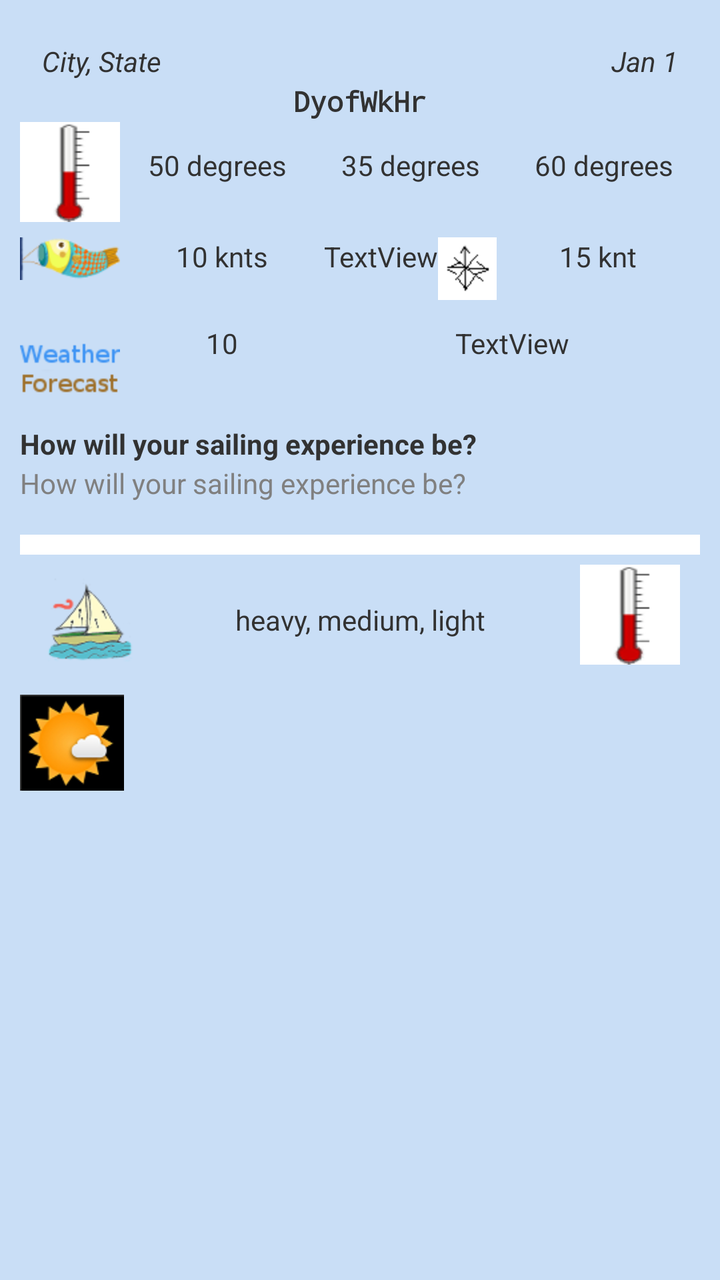
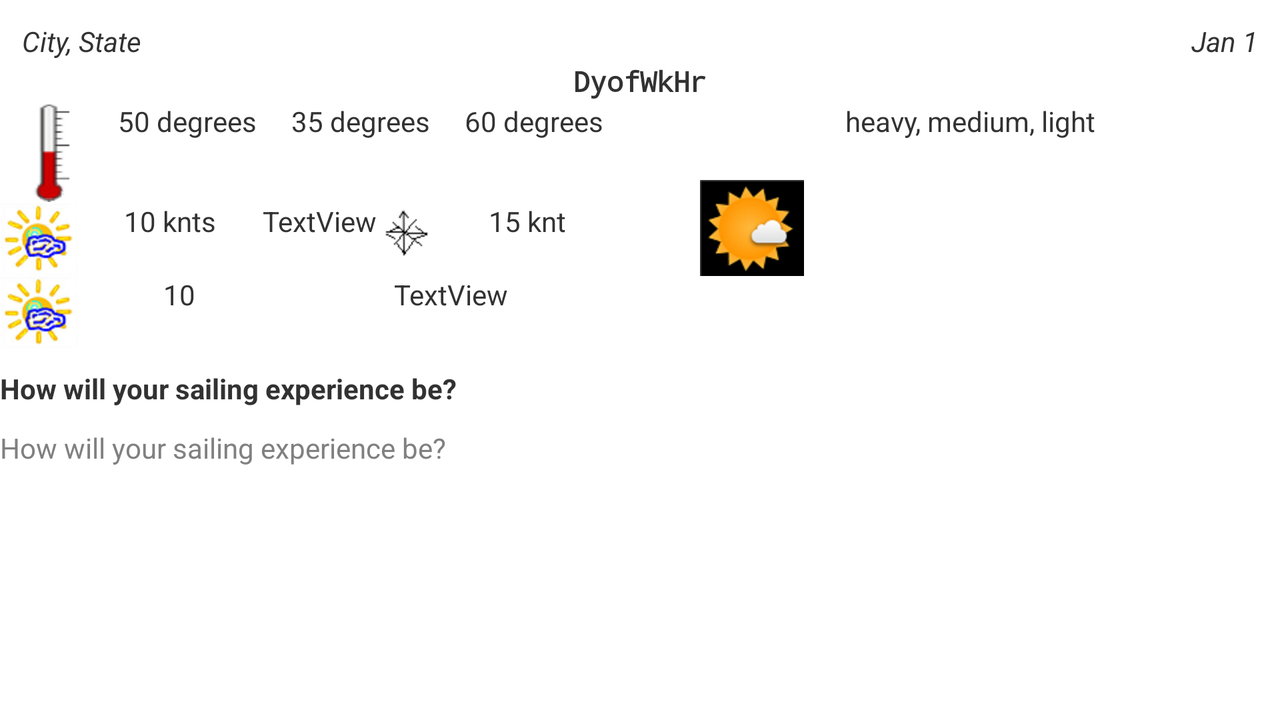

Two renders of one Android screen. The first uses the default layout on a phone; the second uses the alternative layout the repository ships for a different screen configuration, on a matching device. The two XML files are below.
<!-- AndroidManifest.xml: application theme android:Theme.Holo.Light -->
<!-- res/layout/display_weather_layout.xml -->
<?xml version="1.0" encoding="utf-8"?>
<LinearLayout xmlns:android="http://schemas.android.com/apk/res/android"
    android:layout_width="match_parent"
    android:layout_height="match_parent"
    android:orientation="vertical"
    android:background="#c9def6"
    android:padding="10dp" >

    
    
    <LinearLayout
        android:layout_width="match_parent"
        android:layout_height="wrap_content"
        android:orientation="vertical" 
        android:padding="1dp">

        <RelativeLayout
                android:layout_width="fill_parent"
                android:layout_height="fill_parent" 
                android:paddingLeft="10dp"
                android:paddingRight="10dp"
                android:paddingTop="10dp" 
                android:paddingBottom="1dp">
            
	        <TextView
	            android:id="@+id/city_zip"
	            android:layout_width="wrap_content"
	            android:layout_height="wrap_content"
	            android:text="City, State"
	            android:layout_alignParentLeft="true"
	            android:textSize="@dimen/activity_vertical_margin"
	            android:textStyle="italic" />
	        
            <TextView
                android:id="@+id/date_time"
                android:layout_width="wrap_content"
                android:layout_height="wrap_content"
                android:layout_alignParentRight="true"
                android:text="Jan 1"
                android:textSize="@dimen/activity_vertical_margin"
                android:textStyle="italic" />
            
	        	    </RelativeLayout>

        <TextView
            android:id="@+id/day_of_week"
            android:layout_width="match_parent"
            android:layout_height="wrap_content"
            android:gravity="center_vertical|center_horizontal"
            android:text="DyofWkHr"
            android:textSize="@dimen/activity_vertical_margin"
            android:textStyle="bold"
            android:typeface="monospace" />

    </LinearLayout>

    <LinearLayout
        android:layout_width="match_parent"
        android:layout_height="wrap_content">

        <ImageView
            android:id="@+id/temp_icon"
            android:layout_width="wrap_content"
            android:layout_height="wrap_content"
            android:contentDescription="@string/temperature"
            android:src="@drawable/temp_guage" />

        <TextView
            android:id="@+id/temp_hour"
            android:layout_width="wrap_content"
            android:layout_height="wrap_content"
            android:layout_weight="1"
            android:ems="10"
            android:gravity="center_horizontal"
            android:inputType="none"
            android:paddingTop="12dp"
            android:text="50 degrees" />

        <TextView
            android:id="@+id/temp_min"
            android:layout_width="wrap_content"
            android:layout_height="wrap_content"
            android:layout_weight="1"
            android:ems="10"
            android:gravity="center_horizontal"
            android:inputType="none"
            android:paddingTop="12dp"
            android:text="35 degrees" />

        <TextView
            android:id="@+id/temp_max"
            android:layout_width="wrap_content"
            android:layout_height="wrap_content"
            android:layout_weight="1"
            android:ems="10"
            android:gravity="center_horizontal"
            android:inputType="none"
            android:paddingTop="12dp"
            android:text="60 degrees" />

    </LinearLayout>

    <LinearLayout
        android:layout_width="match_parent"
        android:layout_height="wrap_content"
        android:orientation="horizontal" 
        android:layout_marginTop="23px">

        <ImageView
            android:id="@+id/wind_icon"
            android:layout_width="wrap_content"
            android:layout_height="wrap_content"
            android:contentDescription="@string/wind"
            android:src="@drawable/wind_sock_koi" />

        <TextView
            android:id="@+id/wind_sustained"
            android:layout_width="wrap_content"
            android:layout_height="wrap_content"
            android:layout_weight="1"
            android:ems="10"
            android:gravity="center_horizontal"
            android:inputType="none"
            android:text="10 knts" />

        <TextView
            android:id="@+id/compass_direction"
            android:layout_width="wrap_content"
            android:layout_height="wrap_content"
            android:gravity="center_horizontal"
            android:text="TextView" />

        <ImageView
            android:id="@+id/compass_dir_image"
            android:layout_width="wrap_content"
            android:layout_height="wrap_content"
            android:gravity="center_horizontal"
            android:src="@drawable/wind_dir_compass_arrows" />

        <TextView
            android:id="@+id/wind_gust"
            android:layout_width="wrap_content"
            android:layout_height="wrap_content"
            android:gravity="center_horizontal"
            android:layout_weight="1"
            android:ems="10"
            android:text="15 knt" />

    </LinearLayout>

    <LinearLayout
        android:layout_width="match_parent"
        android:layout_height="wrap_content"
        android:paddingTop="12dp"
        android:orientation="horizontal" >

        <ImageView
            android:id="@+id/pop_icon"
            android:layout_width="wrap_content"
            android:layout_height="wrap_content"
            android:contentDescription="@string/pop"
            android:src="@drawable/weather_forecast" />

        <TextView
            android:id="@+id/pop"
            android:layout_width="102dp"
            android:layout_height="wrap_content"
            android:ems="10"
            android:gravity="center_horizontal"
            android:inputType="none"
            android:text="10" />

        <TextView
            android:id="@+id/cloudAmount"
            android:layout_width="match_parent"
            android:layout_height="wrap_content"
            android:gravity="center_horizontal"
            android:text="TextView" />

    </LinearLayout>

    <LinearLayout
        android:layout_width="match_parent"
        android:layout_height="wrap_content"
        android:orientation="vertical" >

        <TextView
            android:id="@+id/LabelSailingExp"
            android:layout_width="wrap_content"
            android:layout_height="20dp"
            android:contentDescription="@string/howIsSailingExperience"
            android:gravity="center_vertical"
            android:text="@string/howIsSailingExperience"
            android:textStyle="bold" />

    </LinearLayout>

    <LinearLayout
        android:layout_width="match_parent"
        android:layout_height="wrap_content" >

        <TextView
            android:id="@+id/sailingExperience"
            android:layout_width="wrap_content"
            android:layout_height="wrap_content"
            android:hint="@string/howIsSailingExperience"
            android:minLines="2" />

    </LinearLayout>

    
    <View
        android:id="@+id/separate_sailing_exp"
        android:layout_width="match_parent"
        android:layout_height="10dp"
        android:background="@android:color/white" />
    
    
	    <RelativeLayout
	        android:layout_width="match_parent"
	        android:layout_height="wrap_content"
	        android:orientation="horizontal"
            android:paddingTop="5dp" 
            android:paddingRight="10dp" 
            android:paddingBottom="10dp" 
	        android:paddingLeft="10dp" >
            
	        <ImageView
	            android:id="@+id/wind_image"
	            android:layout_width="wrap_content"
	            android:layout_height="wrap_content"
	            android:layout_alignParentLeft="true"
	            android:layout_centerInParent="true"
	            android:padding="0dp"
	            android:layout_margin="0dp"
	            android:src="@drawable/sailing_wind01" />

	        <TextView
	            android:id="@+id/weather_predominant_amount"
	            android:layout_width="wrap_content"
	            android:layout_height="wrap_content"
	            android:layout_alignParentRight="false"
	            android:layout_centerInParent="true"
	            android:layout_weight="1"
	            android:ems="10"
	            android:gravity="center_horizontal"
	            android:inputType="none"
	            android:text="heavy, medium, light" />

            <ImageView
                android:id="@+id/temp_image"
                android:layout_width="wrap_content"
                android:layout_height="wrap_content"
                android:layout_alignParentRight="true"
                android:src="@drawable/temp_guage" />

      	    </RelativeLayout>

       <LinearLayout
            android:layout_width="match_parent"
            android:layout_height="wrap_content"
            android:orientation="horizontal" >
    
                <ImageView
                android:id="@+id/weather_predominant"
                android:layout_width="wrap_content"
                android:layout_height="wrap_content"
                android:paddingTop="5dp"
                android:contentDescription="@string/weather"
                android:src="@drawable/sun_cloud" />
    
        </LinearLayout>
        
    
</LinearLayout>
<!-- resources referenced by this layout -->
<resources>
  <!-- drawable sailing_wind01: png bitmap (drawable-hdpi, 6034 bytes) -->
  <!-- drawable sun_cloud: png bitmap (drawable-hdpi, 6979 bytes) -->
  <!-- drawable temp_guage: png bitmap (drawable-hdpi, 2135 bytes) -->
  <!-- drawable weather_forecast: png bitmap (drawable-hdpi, 2832 bytes) -->
  <!-- drawable wind_dir_compass_arrows: png bitmap (drawable-hdpi, 717 bytes) -->
  <!-- drawable wind_sock_koi: png bitmap (drawable-hdpi, 5339 bytes) -->
  <string name="howIsSailingExperience">How will your sailing experience be?</string>
  <string name="pop">Probability of precipitation</string>
  <string name="temperature">Temperature</string>
  <string name="weather">Weather - amount : type</string>
  <string name="wind">Wind</string>
</resources>
<!-- res/layout-land/display_weather_layout.xml (the repository's variant of the layout above) -->
<!-- drawn on the phone turned sideways -->
<?xml version="1.0" encoding="utf-8"?>
<LinearLayout xmlns:android="http://schemas.android.com/apk/res/android"
    android:layout_width="match_parent"
    android:layout_height="match_parent"
    android:orientation="vertical" >

    <LinearLayout
        android:layout_width="match_parent"
        android:layout_height="wrap_content"
        android:orientation="vertical" 
        android:padding="1dp">

        <RelativeLayout
                android:layout_width="fill_parent"
                android:layout_height="fill_parent" 
                android:paddingLeft="10dp"
                android:paddingRight="10dp"
                android:paddingTop="10dp" 
                android:paddingBottom="1dp">
            
	        <TextView
	            android:id="@+id/city_zip"
	            android:layout_width="wrap_content"
	            android:layout_height="wrap_content"
	            android:text="City, State"
	            android:layout_alignParentLeft="true"
	            android:textSize="@dimen/activity_vertical_margin"
	            android:textStyle="italic" />
	        
            <TextView
                android:id="@+id/date_time"
                android:layout_width="wrap_content"
                android:layout_height="wrap_content"
                android:layout_alignParentRight="true"
                android:text="Jan 1"
                android:textSize="@dimen/activity_vertical_margin"
                android:textStyle="italic" />
        </RelativeLayout>

        <TextView
            android:id="@+id/day_of_week"
            android:layout_width="match_parent"
            android:layout_height="wrap_content"
            android:gravity="center_vertical|center_horizontal"
            android:text="DyofWkHr"
            android:textSize="@dimen/activity_vertical_margin"
            android:textStyle="bold"
            android:typeface="monospace" />

    </LinearLayout>

 <RelativeLayout 
        android:layout_width="match_parent"
        android:layout_height="match_parent">
     
    <LinearLayout
        android:id="@+id/left_side"
        android:layout_width="match_parent"
        android:layout_height="wrap_content"
        android:orientation="vertical"
        android:layout_alignParentLeft="true"
        android:layout_toLeftOf="@+id/center_line" >
        
            
            <LinearLayout
            android:layout_width="match_parent"
            android:layout_height="wrap_content">
    
            <ImageView
                android:id="@+id/temp_icon"
                android:layout_width="wrap_content"
                android:layout_height="wrap_content"
                android:contentDescription="@string/temperature"
                android:src="@drawable/temp_guage" />
    
            <TextView
                android:id="@+id/temp_hour"
                android:layout_width="wrap_content"
                android:layout_height="wrap_content"
                android:layout_weight="1"
                android:ems="10"
                android:gravity="center_horizontal"
                android:inputType="none"
                android:text="50 degrees" />
    
            <TextView
                android:id="@+id/temp_min"
                android:layout_width="wrap_content"
                android:layout_height="wrap_content"
                android:layout_weight="1"
                android:ems="10"
                android:gravity="center_horizontal"
                android:inputType="none"
                android:text="35 degrees" />
    
            <TextView
                android:id="@+id/temp_max"
                android:layout_width="wrap_content"
                android:layout_height="wrap_content"
                android:layout_weight="1"
                android:ems="10"
                android:gravity="center_horizontal"
                android:inputType="none"
                android:text="60 degrees" />
    
        </LinearLayout>
    
         
    <LinearLayout
        android:layout_width="match_parent"
        android:layout_height="wrap_content"
        android:orientation="horizontal" >

        <ImageView
            android:id="@+id/wind_icon"
            android:layout_width="wrap_content"
            android:layout_height="wrap_content"
            android:contentDescription="@string/wind"
            android:src="@drawable/app_icon" />

        <TextView
            android:id="@+id/wind_sustained"
            android:layout_width="wrap_content"
            android:layout_height="wrap_content"
            android:layout_weight="1"
            android:ems="10"
            android:gravity="center_horizontal"
            android:inputType="none"
            android:text="10 knts" />

        <TextView
            android:id="@+id/compass_direction"
            android:layout_width="wrap_content"
            android:layout_height="wrap_content"
            android:gravity="center_horizontal"
            android:text="TextView" />

        <ImageView
            android:id="@+id/compass_dir_image"
            android:layout_width="wrap_content"
            android:layout_height="wrap_content"
            android:gravity="center_horizontal"
            android:src="@drawable/wind_dir_compass_arrows" />

        <TextView
            android:id="@+id/wind_gust"
            android:layout_width="wrap_content"
            android:layout_height="wrap_content"
            android:gravity="center_horizontal"
            android:layout_weight="1"
            android:ems="10"
            android:text="15 knt" />

    </LinearLayout>
    
        
        <LinearLayout
            android:layout_width="match_parent"
            android:layout_height="wrap_content" >
    
            <ImageView
                android:id="@+id/pop_icon"
                android:layout_width="wrap_content"
                android:layout_height="wrap_content"
                android:contentDescription="@string/pop"
                android:src="@drawable/app_icon" />
    
            <TextView
                android:id="@+id/pop"
                android:layout_width="102dp"
                android:layout_height="wrap_content"
                android:ems="10"
                android:gravity="center_horizontal"
                android:inputType="none"
                android:text="10" />
    
            <TextView
                android:id="@+id/cloudAmount"
                android:layout_width="match_parent"
                android:layout_height="wrap_content"
                android:gravity="center_horizontal"
                android:text="TextView" />
    
        </LinearLayout>
        
        <LinearLayout
            android:layout_width="match_parent"
            android:layout_height="wrap_content"
            android:orientation="vertical" >
    
            <TextView
                android:id="@+id/LabelSailingExp"
                android:layout_width="wrap_content"
                android:layout_height="40dp"
                android:contentDescription="@string/howIsSailingExperience"
                android:gravity="center_vertical"
                android:text="@string/howIsSailingExperience"
                android:textStyle="bold" />
    
        </LinearLayout>
    
        <LinearLayout
            android:layout_width="match_parent"
            android:layout_height="wrap_content" >
    
            <TextView
                android:id="@+id/sailingExperience"
                android:layout_width="wrap_content"
                android:layout_height="wrap_content"
                android:hint="@string/howIsSailingExperience" />
    
        </LinearLayout>
    
        <LinearLayout
            android:layout_width="match_parent"
            android:layout_height="wrap_content" >
    
        </LinearLayout>
        
    </LinearLayout> 
    
    
    
    
     <View
         android:id="@+id/center_line"
         android:layout_height="match_parent"
         android:layout_width="10dp"
         android:background="@android:color/white" 
         android:layout_centerHorizontal="true"
         android:layout_margin="5dp" />
      
     
     
     
     <LinearLayout
	        android:id="@+id/right_side"
	        android:layout_width="match_parent"
	        android:layout_height="wrap_content"
	        android:orientation="vertical" 
	        android:layout_toRightOf="@id/center_line"
	        android:layout_alignParentRight="true" >

    
        
        <LinearLayout
            android:layout_width="match_parent"
            android:layout_height="wrap_content"
            android:orientation="horizontal" >
    
            <TextView
                android:id="@+id/weather_predominant_amount"
                android:layout_width="wrap_content"
                android:layout_height="wrap_content"
                android:layout_weight="1"
                android:ems="10"
                android:gravity="center_horizontal"
                android:inputType="none"
                android:text="heavy, medium, light" />
    
        </LinearLayout>
        
        <LinearLayout
            android:layout_width="match_parent"
            android:layout_height="wrap_content"
            android:orientation="horizontal" >
    
            <ImageView
                android:id="@+id/weather_predominant"
                android:layout_width="wrap_content"
                android:layout_height="wrap_content"
                android:layout_margin="20dp"
                android:contentDescription="@string/weather"
                android:src="@drawable/sun_cloud" />
    
        </LinearLayout>
        
    </LinearLayout> 
    
    
     
 </RelativeLayout>
 
</LinearLayout>
<!-- resources referenced by the variant -->
<!-- as the phone turned sideways resolves them -->
<resources>
  <!-- drawable app_icon: png bitmap (drawable-hdpi, 5875 bytes) -->
  <!-- drawable sun_cloud: png bitmap (drawable-hdpi, 6979 bytes) -->
  <!-- drawable temp_guage: png bitmap (drawable-hdpi, 2135 bytes) -->
  <!-- drawable wind_dir_compass_arrows: png bitmap (drawable-hdpi, 717 bytes) -->
  <string name="howIsSailingExperience">How will your sailing experience be?</string>
  <string name="pop">Probability of precipitation</string>
  <string name="temperature">Temperature</string>
  <string name="weather">Weather - amount : type</string>
  <string name="wind">Wind</string>
</resources>
